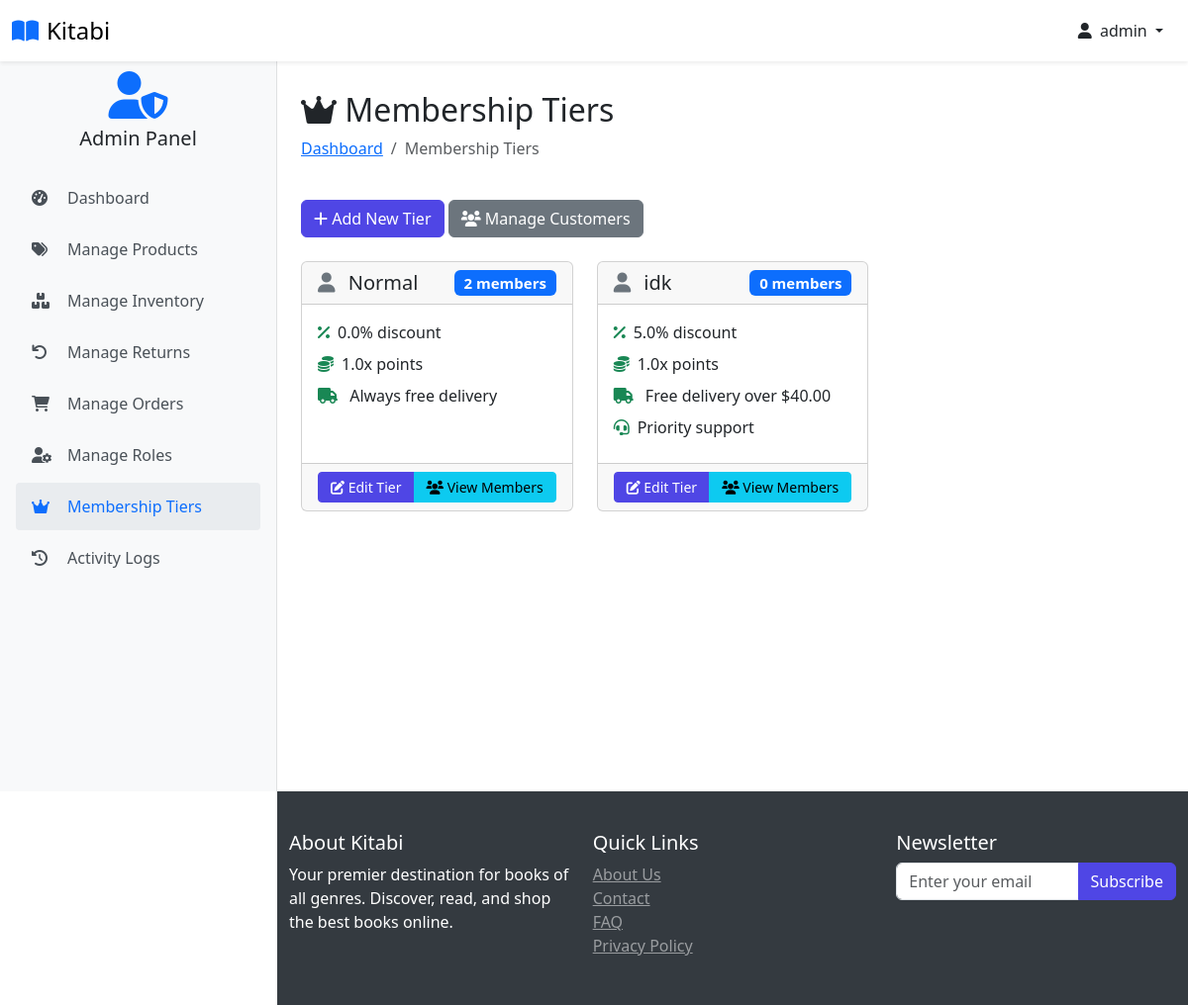
Screenshot of /membership-tiers (signed in) with the database file from the repository.
### website/models.py (models this page shows, shortened)
class Customer(db.Model, UserMixin):
    id = db.Column(db.Integer, primary_key=True)
    full_name = db.Column(db.String(100), nullable=False)
    email = db.Column(db.String(100), unique=True, nullable=False)
    username = db.Column(db.String(100), unique=True, nullable=False)
    password_hash = db.Column(db.String(200), nullable=False)
    date_joined = db.Column(db.DateTime(), default=datetime.utcnow)
    is_admin_val = db.Column(db.Boolean, default=False)
    last_login = db.Column(db.DateTime)
    status = db.Column(db.String(20), default='active')
    membership_tier_id = db.Column(db.Integer, db.ForeignKey('membership_tier.id'), default=1)  # Default to Normal
    points = db.Column(db.Integer, default=0)
    membership_tier = db.relationship('MembershipTier', backref='customers')
    cart_items = db.relationship('Cart', back_populates='customer', lazy=True)
    orders = db.relationship('Order', back_populates='customer', lazy=True)
    activity_logs = db.relationship('ActivityLog', back_populates='user', lazy=True)
    returns = db.relationship('Return', foreign_keys='Return.customer_link', back_populates='customer', lazy=True)
    roles = db.relationship(
        'Role',
        secondary=user_roles,
        back_populates='users',
        lazy='dynamic'
    )
    @property
    def password(self):
        raise AttributeError('Password is not a readable Attribute')
    @property
    def is_admin(self):
        return self.is_admin_val or any(
            role.name in ['Super Admin', 'Product Manager', 'Order Manager']
            for role in self.roles
        )
    def has_permission(self, permission):
        if not self.roles:
            return False
        for role in self.roles:
            permissions = role.permissions or []
            if permission in permissions:
                return True
        return False

class MembershipTier(db.Model):
    id = db.Column(db.Integer, primary_key=True)
    name = db.Column(db.String(50), nullable=False)  # Normal, Premium, Gold
    discount_percentage = db.Column(db.Float, default=0)
    free_delivery_threshold = db.Column(db.Float, nullable=True)  # NULL for Gold (always free)
    early_access = db.Column(db.Boolean, default=False)
    priority_support = db.Column(db.Boolean, default=False)
    points_multiplier = db.Column(db.Float, default=1.0)
    created_at = db.Column(db.DateTime, default=datetime.utcnow)

### website/admin.py (the view)
@admin.route('/membership-tiers', methods=['GET'])
@login_required
@admin_required
@check_permission('manage_users')
def membership_tiers():
    tiers = MembershipTier.query.all()
    return render_template('membership_tiers.html', tiers=tiers)

### website/templates/membership_tiers.html (shortened to what this page needs)
{% extends 'base.html' %}
{% block body %}
<div class="container pt-2">
    <div class="row mb-4">
        <div class="col">
            <h2><i class="fas fa-crown"></i> Membership Tiers</h2>
            <nav aria-label="breadcrumb">
                <ol class="breadcrumb">
                    <li class="breadcrumb-item"><a href="{{ url_for('admin.admin_page') }}">Dashboard</a></li>
                    <li class="breadcrumb-item active">Membership Tiers</li>
                </ol>
            </nav>
        </div>
    </div>
    <div class="mb-4">
        <a href="{{ url_for('admin.add_membership_tier') }}" class="btn btn-primary">
            <i class="fas fa-plus"></i> Add New Tier
        </a>
        <a href="{{ url_for('admin.display_customers') }}" class="btn btn-secondary">
            <i class="fas fa-users"></i> Manage Customers
        </a>
    </div>
    <div class="row">
        {% for tier in tiers %}
        <div class="col-md-4 mb-4">
            <div class="card h-100">
                <div class="card-header">
                    <h5 class="card-title mb-0 d-flex justify-content-between align-items-center">
                        <span>
                            <i class="fas {% if tier.name == 'Gold' %}fa-crown text-warning{% elif tier.name == 'Premium' %}fa-star text-info{% else %}fa-user text-secondary{% endif %} me-2"></i>
                            {{ tier.name }}
                        </span>
                        <span class="badge bg-primary">{{ tier.customers|length }} members</span>
                    </h5>
                </div>
                <div class="card-body">
                    <ul class="list-unstyled mb-0">
                        <li class="mb-2"><i class="fas fa-percentage text-success me-2"></i>{{ tier.discount_percentage }}% discount</li>
                        <li class="mb-2"><i class="fas fa-coins text-success me-2"></i>{{ tier.points_multiplier }}x points</li>
                        <li class="mb-2">
                            <i class="fas fa-truck text-success me-2"></i>
                            {% if tier.free_delivery_threshold is none %}
                                Always free delivery
                            {% elif tier.free_delivery_threshold > 0 %}
                                Free delivery over ${{ "%.2f"|format(tier.free_delivery_threshold) }}
                            {% else %}
                                Standard delivery rates
                            {% endif %}
                        </li>
                        {% if tier.priority_support %}
                        <li class="mb-2"><i class="fas fa-headset text-success me-2"></i>Priority support</li>
                        {% endif %}
                    </ul>
                </div>
                <div class="card-footer">
                    <div class="btn-group w-100">
                        <a href="{{ url_for('admin.edit_membership_tier', tier_id=tier.id) }}" class="btn btn-primary btn-sm">
                            <i class="fas fa-edit"></i> Edit Tier
                        </a>
                        <button type="button" class="btn btn-info btn-sm" data-bs-toggle="modal" data-bs-target="#memberList{{ tier.id }}">
                            <i class="fas fa-users"></i> View Members
                        </button>
                    </div>
                </div>
            </div>
        </div>
        {% endfor %}
    </div>
</div>
{% endblock %}

### website/templates/base.html (shortened to what this page needs)
<!DOCTYPE html>
<html lang="en">
<head>
    <link rel="stylesheet" href="{{ url_for('static', filename='css/bootstrap.min.css') }}">
    <link rel="stylesheet" href="{{ url_for('static', filename='css/owl.carousel.min.css') }}">
    <link rel="stylesheet" href="{{ url_for('static', filename='css/style.css') }}">
    <link rel="stylesheet" href="https://cdnjs.cloudflare.com/ajax/libs/font-awesome/6.0.0/css/all.min.css">
</head>
<body class="{% if current_user.is_authenticated %}{% if current_user.is_admin %}admin-user{% else %}user{% endif %}{% else %}guest{% endif %}">
<nav class="navbar navbar-light bg-white fixed-top shadow-sm">
    <div class="container-fluid">
        <div class="d-flex align-items-center">
            <a class="navbar-brand d-flex align-items-center" href="/">
                <i class="fas fa-book-open text-primary me-2"></i>
                <span class="font-weight-bold">Kitabi</span>
            </a>
        </div>
        <div class="d-flex align-items-center user-nav">
            {% if current_user.is_authenticated %}
                <div class="dropdown">
                    <button class="btn btn-link text-dark text-decoration-none dropdown-toggle" type="button" id="userDropdown" data-bs-toggle="dropdown" aria-expanded="false">
                        <i class="fas fa-user me-1"></i>
                        {{ current_user.username }}
                    </button>
                </div>
            {% else %}
                <a href="{{ url_for('auth.login') }}" class="btn btn-primary">
                    <i class="fas fa-sign-in-alt me-2"></i>Login
                </a>
            {% endif %}
        </div>
    </div>
</nav>
    {% if current_user.is_authenticated %}
        {% if current_user.is_admin %}
            <div class="admin-sidebar">
                <div class="text-center mb-4">
                    <i class="fas fa-user-shield fa-3x text-primary"></i>
                    <h5 class="mt-2">Admin Panel</h5>
                </div>
                <div class="nav flex-column">
                    <a class="admin-nav-item" href="{{ url_for('admin.admin_page') }}">
                        <i class="fas fa-tachometer-alt"></i>Dashboard
                    </a>
                    <a class="admin-nav-item" href="{{ url_for('admin.shop_items') }}">
                        <i class="fas fa-tags"></i>Manage Products
                    </a>
                    <a class="admin-nav-item" href="{{ url_for('admin.inventory_management') }}">
                        <i class="fas fa-boxes"></i>Manage Inventory
                    </a>
                    <a class="admin-nav-item" href="{{ url_for('admin.returns_management') }}">
                        <i class="fas fa-undo"></i>Manage Returns
                    </a>
                    <a class="admin-nav-item" href="{{ url_for('admin.order_view') }}">
                        <i class="fas fa-shopping-cart"></i>Manage Orders
                    </a>
                    <a class="admin-nav-item" href="{{ url_for('admin.manage_roles') }}">
                        <i class="fas fa-user-cog"></i>Manage Roles
                    </a>
                    <a class="admin-nav-item" href="{{ url_for('admin.membership_tiers') }}">
                        <i class="fas fa-crown"></i>Membership Tiers
                    </a>
                    <a class="admin-nav-item" href="{{ url_for('admin.view_activity_logs') }}">
                        <i class="fas fa-history"></i>Activity Logs
                    </a>
                </div>
            </div>
        {% endif %}
{% endif %}
    <main class="main-content">
         <div class="container pt-2">
            {% block body %}{% endblock %}
        </div>
    </main>
    <footer>
         <div class="container pt-2">
            <div class="row">
                <div class="col-md-4">
                    <h5>About Kitabi</h5>
                    <p>Your premier destination for books of all genres. Discover, read, and shop the best books online.</p>
                </div>
                <div class="col-md-4">
                    <h5>Quick Links</h5>
                    <ul class="list-unstyled">
                        <li><a href="#" class="text-white-50">About Us</a></li>
                        <li><a href="#" class="text-white-50">Contact</a></li>
                        <li><a href="#" class="text-white-50">FAQ</a></li>
                    <li><a href="#" class="text-white-50">Privacy Policy</a></li>
                </ul>
            </div>
            <div class="col-md-4">
                <h5>Newsletter</h5>
                <form>
                    <div class="input-group">
                        <input type="email" class="form-control" placeholder="Enter your email">
                        <button class="btn btn-primary" type="submit">Subscribe</button>
                    </div>
                </form>
            </div>
        </div>
    </div>
</footer>
</body>
</html>

### website/static/css/style.css (style rules this page uses)
:root { --primary-color: #4f46e5; --secondary-color: #818cf8; --dark-color: #1f2937; --light-color: #f3f4f6; }
body { font-family: 'Segoe UI', Tahoma, Geneva, Verdana, sans-serif; padding-top: 56px; margin: 0; }
.navbar-brand { font-size: 1.5rem; }
.sidebar, .admin-sidebar { height: calc(100vh - 56px); position: fixed; top: 56px; left: 0; width: 280px; z-index: 1000; overflow-y: auto; transition: transform 0.3s ease-in-out; padding: 1rem; }
.admin-sidebar { background-color: #f8f9fa; border-right: 1px solid rgba(0, 0, 0, 0.1); }
.main-content { padding-top: 20px; min-height: calc(100vh - 56px); transition: margin-left 0.3s ease-in-out; }
body.admin-user .main-content { margin-left: 280px; }
.admin-nav-item { display: flex; align-items: center; padding: 0.75rem 1rem; color: #495057; text-decoration: none; border-radius: 0.25rem; transition: all 0.2s; margin-bottom: 0.25rem; }
.admin-nav-item:hover, .admin-nav-item.active { background-color: #e9ecef; color: #0d6efd; text-decoration: none; }
.admin-nav-item i { width: 1.5rem; margin-right: 0.75rem; }
.btn-primary { background-color: var(--primary-color); border-color: var(--primary-color); }
footer { flex-shrink: 0; position: relative; width: 100%; margin-top: auto; }
@media (min-width: 992px) { body:not(.admin-user) footer, body.admin-user footer { margin-left: 280px; width: calc(100% - 280px); } }

### website/templates/base.html (style rules this page uses)
body { min-height: 100vh; display: flex; flex-direction: column; padding-top: 56px; }
.sidebar, .admin-sidebar { height: calc(100vh - 56px); position: fixed; top: 56px; left: 0; width: 280px; z-index: 1000; overflow-y: auto; transition: transform 0.3s ease-in-out; padding: 1rem; }
.admin-sidebar { background-color: #f8f9fa; border-right: 1px solid rgba(0, 0, 0, 0.1); }
.admin-nav-item { display: flex; align-items: center; padding: 0.75rem 1rem; color: #495057; text-decoration: none; border-radius: 0.25rem; transition: all 0.2s; margin-bottom: 0.25rem; }
.admin-nav-item:hover, .admin-nav-item.active { background-color: #e9ecef; color: #0d6efd; text-decoration: none; }
.admin-nav-item i { width: 1.5rem; margin-right: 0.75rem; }
.main-content { flex: 1; padding-top: 20px; transition: margin-left 0.3s ease-in-out; }
footer { margin-top: auto; background-color: #343a40; color: white; padding: 2rem 0; }
@media (min-width: 992px) { body.admin-user .main-content, body.admin-user footer { margin-left: 280px; } }

### rows the page displays
Customer: username "admin"
MembershipTier: name "Normal", customers|length "2", discount_percentage "0.0", points_multiplier "1.0", shows "Always free delivery"
MembershipTier: name "idk", customers|length "0", discount_percentage "5.0", points_multiplier "1.0", free_delivery_threshold "40.00", priority_support True (drawn)
